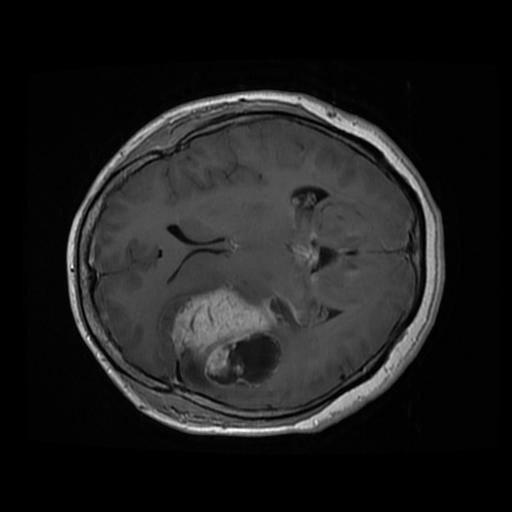
#> input picture src/CNN/test_images/test10.jpg, 512 x 512 px
$ jupyter execute 'TumorInsight - Brain Tumor Detection Model.ipynb'   (shell and % lines are left out)   (older library calls are emulated)
#> lines starting #> are read from the running program, lines starting #| are printed output that depends on the picture; after the words box and inside, x2 and y2 are one past the last pixel; in counts of white or black regions, pixels touching at a corner belong together
<h1 style="color: navy; text-align: center;"> TumorInsight : A Brain Tumor Detection and Classification Model </h1>
<hr>
<p style="color: darkcyan; font-weight:bold;">
    SHAURYA CHOUDHARY - 18BCE2113 <br>
    PRANAV KHURANA - 18BCE2513 <br>
</p>

<h2 style="color: orange"> Importing the required libraries

[cell 1]
# cv2 is the Python Version of OpenCV
import cv2
# matplotlib is used for displaying images
import matplotlib.pyplot as plt
# numpy is used for matrix manipulations
import numpy as np

<h2 style="color: orange"> Read color image

[cell 2]
# Read the color image
orig_img = cv2.imread("../CNN/test_images/test10.jpg",1) # 1 indicates color image
#> orig_img is the input picture: shape (512, 512, 3); min 0, max 255, mean 30
# OpenCV uses BGR while Matplotlib uses RGB format
# Display the color image with matplotlib
plt.imshow(cv2.cvtColor(orig_img, cv2.COLOR_BGR2RGB))
plt.axis('off')
plt.show()

<h2 style="color: orange"> Convert to greyscale

[cell 3]
gray_img = cv2.cvtColor( orig_img, cv2.COLOR_BGR2GRAY )
plt.imshow(gray_img,cmap='gray')
plt.axis('off')
plt.show()

<h2 style="color: orange"> Median Filtering

[cell 4]
# To remove salt and pepper noise
# Using 5*5 kernel
median_filtered = cv2.medianBlur(gray_img, 5)
plt.imshow(median_filtered,cmap='gray')
plt.axis('off')
plt.show()

<h2 style="color: orange"> Edge Detection

[cell 5]
# 3*3 Sobel Filters
Gx= np.array([[-1, 0, 1], [-2, 0, 2], [-1, 0, 1]])
print("Gx \n", Gx)
Gy = np.array([[1, 2, 1], [0, 0, 0], [-1, -2, -1]])
print("Gy \n", Gy)
img_sobelx = cv2.Sobel(median_filtered,cv2.CV_8U,1,0,ksize=3)
img_sobely = cv2.Sobel(median_filtered,cv2.CV_8U,0,1,ksize=3)
#del f = Gx + Gy
# Adding mask to the image
img_sobel = img_sobelx + img_sobely+gray_img
plt.imshow(img_sobel,cmap='gray')
plt.axis('off')
plt.show()

<h2 style="color: orange"> Thresholding

[cell 6]
# Set threshold and maxValue
threshold = 50
maxValue = 255

# Threshold the pixel values
th, thresh = cv2.threshold(img_sobel, threshold, maxValue, cv2.THRESH_BINARY)
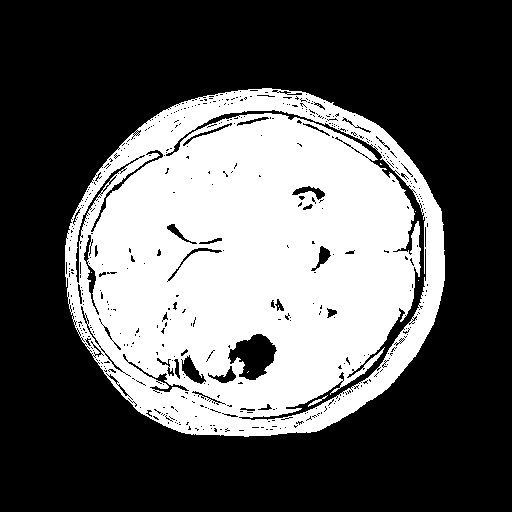
#> thresh: shape (512, 512); 36.2% white; 8 white regions (6 under 20 px), largest, box (x1, y1, x2, y2) and area: (65, 88, 445, 437) 94737, (308, 395, 328, 407) 48
#> th = 50
plt.imshow(thresh,cmap='gray')
plt.axis('off')
plt.show()

<h2 style="color: orange"> Determining foreground and background

[cell 7]
# To remove any small white noises in the image using morphological opening.
kernel = np.ones((3,3),np.uint8)
opening = cv2.morphologyEx(thresh,cv2.MORPH_OPEN,kernel, iterations = 2)
#> opening: shape (512, 512); 33.7% white; 22 white regions, largest, box (x1, y1, x2, y2) and area: (79, 102, 445, 437) 81981, (90, 90, 310, 192) 4549, (65, 208, 86, 269) 468

plt.imshow(opening,cmap='gray')
plt.axis('off')
plt.show()

[cell 8]
# Black region shows sure background area
# Dilation increases object boundary to background.
sure_bg = cv2.dilate(opening,kernel,iterations=3)
#> sure_bg: shape (512, 512); 39.7% white; 1 white region, box (x1, y1, x2, y2) and area: (62, 86, 448, 440) 104080

plt.imshow(sure_bg,cmap='gray')
plt.axis('off')
plt.show()

[cell 9]
#  White region shows sure foreground area
dist_transform = cv2.distanceTransform(opening,cv2.DIST_L2,5)
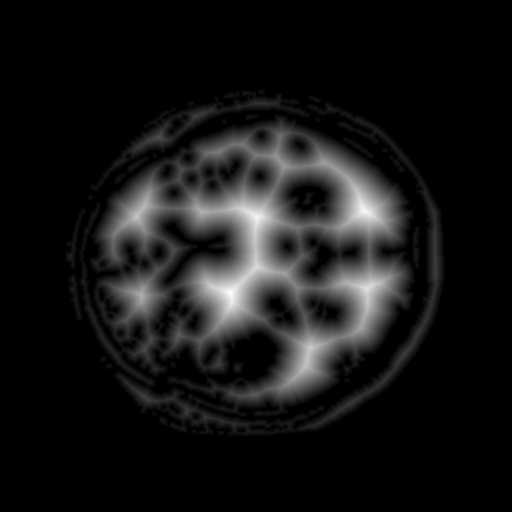
#> dist_transform: shape (512, 512) float32; min 0, max 42.37, mean 3.6; drawn with min black and max white
ret, sure_fg = cv2.threshold(dist_transform,0.7*dist_transform.max(),255,0)
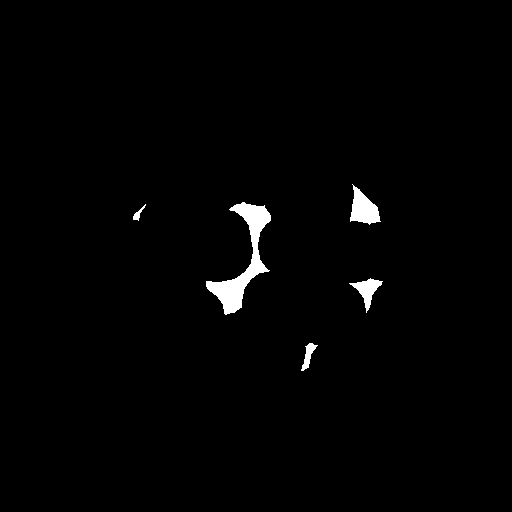
#> sure_fg: shape (512, 512) float32; 1.3% white; 5 white regions, box (x1, y1, x2, y2) and area: (206, 202, 271, 315) 2143, (350, 184, 381, 225) 705, (349, 278, 383, 313) 428, (301, 343, 318, 371) 189, (133, 204, 146, 221) 70
#> ret = 29.66

plt.imshow(sure_fg,cmap='gray')
plt.axis('off')
plt.show()

[cell 10]
# Identifying regions where we don't know whether foreground and background
# Watershed algorithm
sure_fg = np.uint8(sure_fg)
unknown = cv2.subtract(sure_bg,sure_fg)
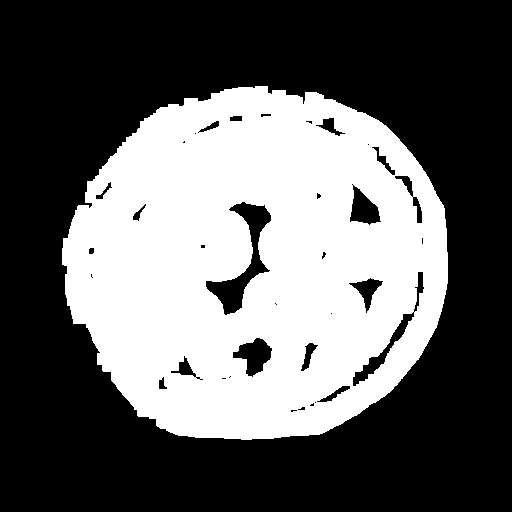
#> unknown: shape (512, 512); 38.4% white; 1 white region

plt.imshow(unknown,cmap='gray')
plt.axis('off')
plt.show()

<h2 style="color: orange"> Watershed Segmentation

[cell 11]
contours, hierarchy = cv2.findContours(sure_fg,cv2.RETR_TREE,cv2.CHAIN_APPROX_SIMPLE)
#> contours = 5 contours; box (x1, y1, x2, y2) and area: (206, 202, 271, 315) 1988, (350, 184, 381, 225) 650, (349, 278, 383, 313) 379, (301, 343, 318, 371) 156, (133, 204, 146, 221) 50

# Creating a numpy array for markers and converting the image to 32 bit using dtype paramter
marker = np.zeros((gray_img.shape[0], gray_img.shape[1]),dtype = np.int32)

marker = np.int32(sure_fg) + np.int32(sure_bg)
#> marker: shape (512, 512) int32; 3 distinct labels, from 0 to 510

# Marker Labelling
for id in range(len(contours)):
    cv2.drawContours(marker,contours,id,id+2, -1)
#> this loop made 5 passes
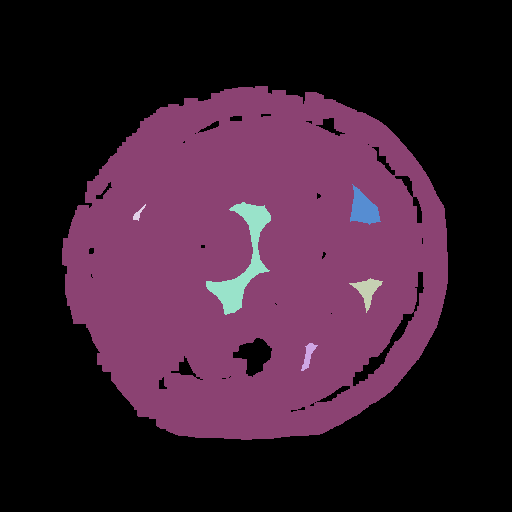
#> marker: shape (512, 512) int32; 7 distinct labels, from 0 to 255; one colour per label, 0 black

marker = marker + 1
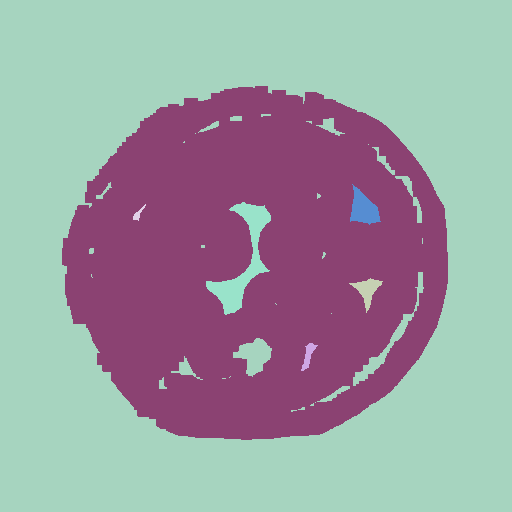
#> marker: shape (512, 512) int32; 7 distinct labels, from 1 to 256; one colour per label, 0 black

marker[unknown==255] = 0
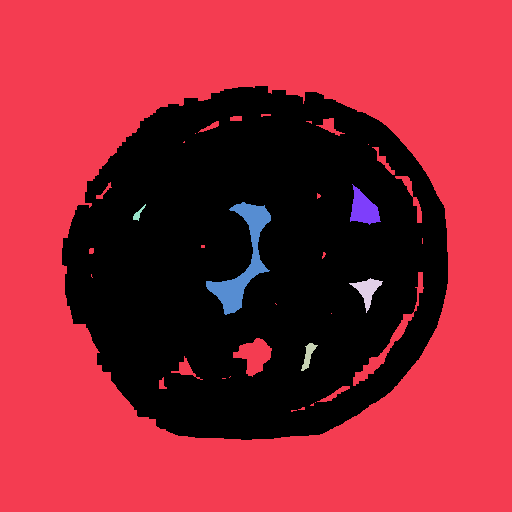
#> marker: shape (512, 512) int32; 7 distinct labels, from 0 to 7; one colour per label, 0 black

copy_img = orig_img.copy()

cv2.watershed(copy_img, marker)

imgplt = plt.imshow(marker)
plt.colorbar()
plt.show()
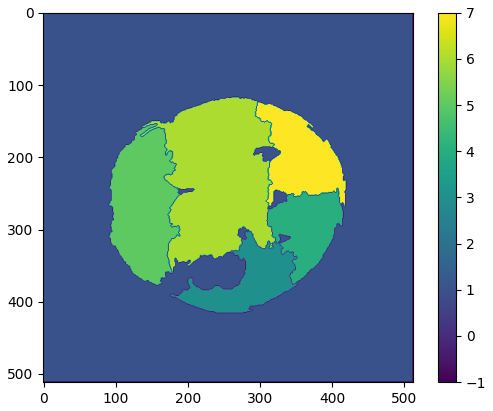
#> figure drawn by matplotlib, 2 panels

[cell 12]
copy_img[marker==-1]=(0,0,255)
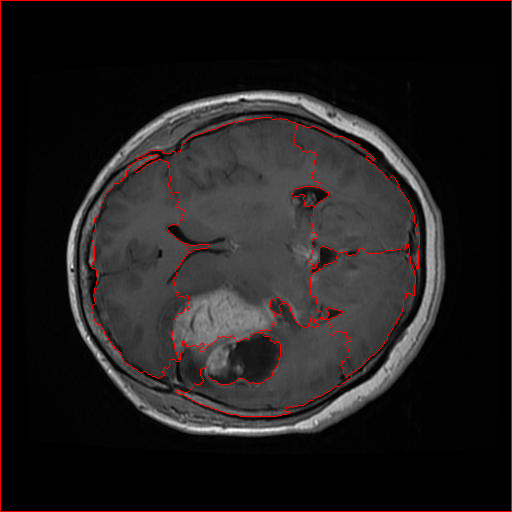
#> copy_img: shape (512, 512, 3); 1.71% of pixels changed, all inside (x1, y1, x2, y2) = (0, 0, 512, 512)
cv2.imwrite('img.jpg',copy_img)
plt.imshow(copy_img,cmap='gray')
plt.axis('off')
plt.show()

<h2 style="color: orange"> Morphological Operations

<span style="color:darkgreen; font-weight:bold; font-size:18px"> Opening is achieved by erosion followed by dilation

[cell 13]
# The basic purpose of the operation is to show only that part of the image having
# more intensity which has the tumor that is the part of the image forming our desired extraction.
kernel=cv2.getStructuringElement(cv2.MORPH_RECT,(7,7))
erosion = cv2.morphologyEx(median_filtered, cv2.MORPH_ERODE, kernel)
plt.imshow(erosion,cmap='gray')
plt.axis('off')
plt.show()

[cell 14]
dilation = cv2.morphologyEx(erosion, cv2.MORPH_DILATE, kernel)
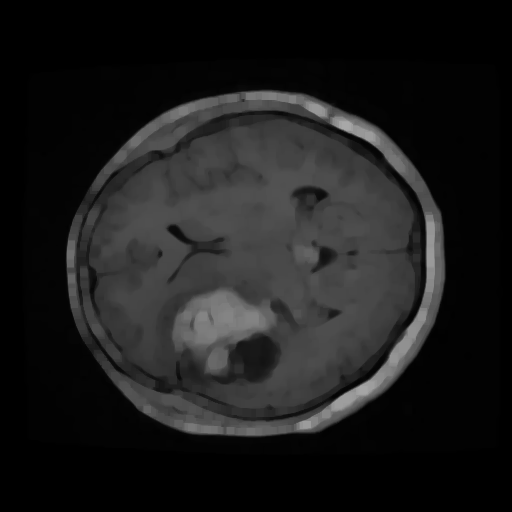
#> dilation: shape (512, 512); min 0, max 168, mean 27.8
plt.imshow(dilation,cmap='gray')
plt.axis('off')
plt.show()

$ run again, with src/CNN/test_images/test1.jpg copied over src/CNN/test_images/test10.jpg
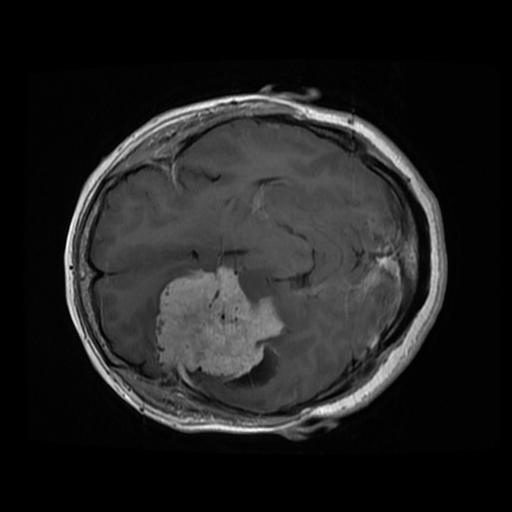
#> input picture src/CNN/test_images/test1.jpg, 512 x 512 px
#> orig_img is the input picture: shape (512, 512, 3); min 0, max 255, mean 32.9
#> thresh: shape (512, 512); 36.8% white; 9 white regions (6 under 20 px), largest, box (x1, y1, x2, y2) and area: (62, 83, 448, 441) 96084, (308, 125, 346, 143) 215, (383, 311, 404, 341) 117
#> th = 50
#> opening: shape (512, 512); 34.1% white; 18 white regions, largest, box (x1, y1, x2, y2) and area: (66, 85, 418, 440) 81461, (314, 126, 448, 429) 5963, (354, 133, 397, 172) 509
#> sure_bg: shape (512, 512); 40% white; 1 white region, box (x1, y1, x2, y2) and area: (61, 82, 451, 443) 104945
#> ret = 33.98
#> unknown: shape (512, 512); 38.9% white; 1 white region
#> contours = 6 contours, 2 with area under 20; largest, box (x1, y1, x2, y2) and area: (298, 167, 358, 220) 1513, (318, 294, 354, 340) 727, (167, 208, 274, 230) 384, (136, 226, 153, 235) 70
#> the loop `for id in range(len(contours)):` made 6 passes
#> after the loop `for id in range(len(contours)):`:
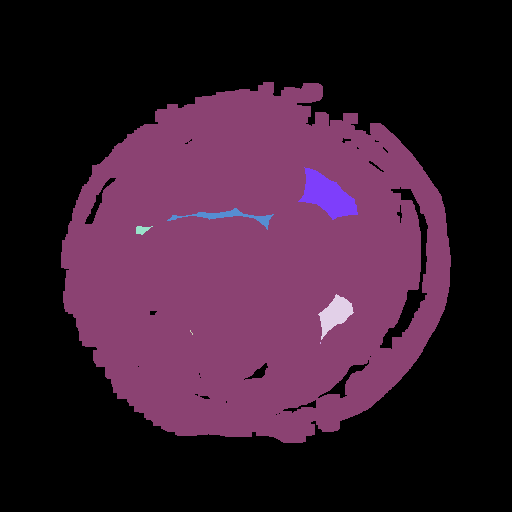
#> marker: shape (512, 512) int32; 8 distinct labels, from 0 to 255; one colour per label, 0 black
#> copy_img: shape (512, 512, 3); 1.7% of pixels changed, all inside (x1, y1, x2, y2) = (0, 0, 512, 512)
#> `dilation = cv2.morphologyEx(erosion, cv2.MORPH_DILATE, kernel)`:
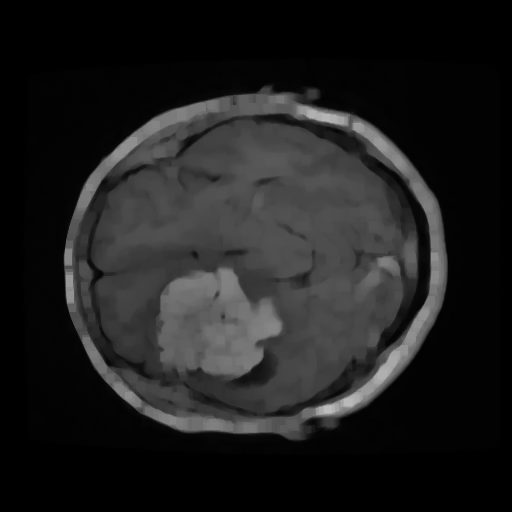
#> dilation: shape (512, 512); min 0, max 189, mean 30.7

$ run again, with src/CNN/test_images/test11.jpg copied over src/CNN/test_images/test10.jpg
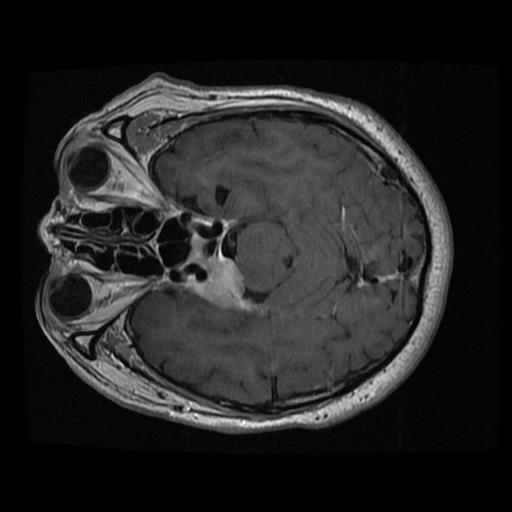
#> input picture src/CNN/test_images/test11.jpg, 512 x 512 px
#> orig_img is the input picture: shape (512, 512, 3); min 0, max 255, mean 36
#> thresh: shape (512, 512); 39.9% white; 11 white regions (9 under 20 px), largest, box (x1, y1, x2, y2) and area: (33, 70, 454, 434) 104612, (359, 361, 379, 374) 73
#> th = 50
#> opening: shape (512, 512); 36.2% white; 28 white regions, largest, box (x1, y1, x2, y2) and area: (40, 71, 453, 434) 93039, (74, 219, 94, 236) 187, (79, 334, 90, 353) 175
#> sure_bg: shape (512, 512); 44.8% white; 4 white regions, box (x1, y1, x2, y2) and area: (31, 68, 456, 437) 115999, (128, 229, 168, 270) 1076, (117, 216, 130, 231) 191, (110, 240, 123, 252) 156
#> ret = 28.25
#> unknown: shape (512, 512); 44.2% white; 4 white regions
#> contours = 2 contours; box (x1, y1, x2, y2) and area: (280, 145, 320, 240) 1070, (281, 287, 310, 344) 328
#> the loop `for id in range(len(contours)):` made 2 passes
#> copy_img: shape (512, 512, 3); 1.39% of pixels changed, all inside (x1, y1, x2, y2) = (0, 0, 512, 512)
#> `dilation = cv2.morphologyEx(erosion, cv2.MORPH_DILATE, kernel)`:
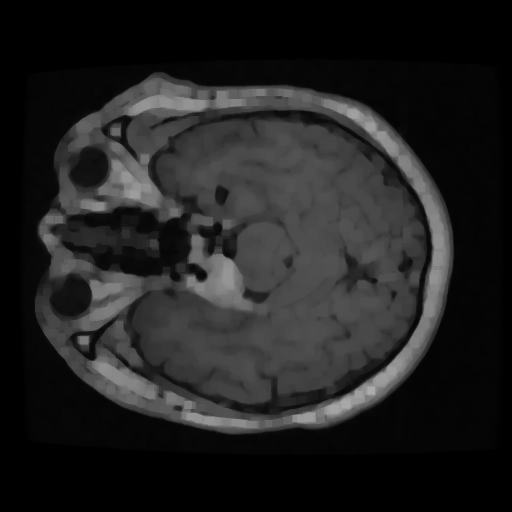
#> dilation: shape (512, 512); min 0, max 172, mean 33.1
